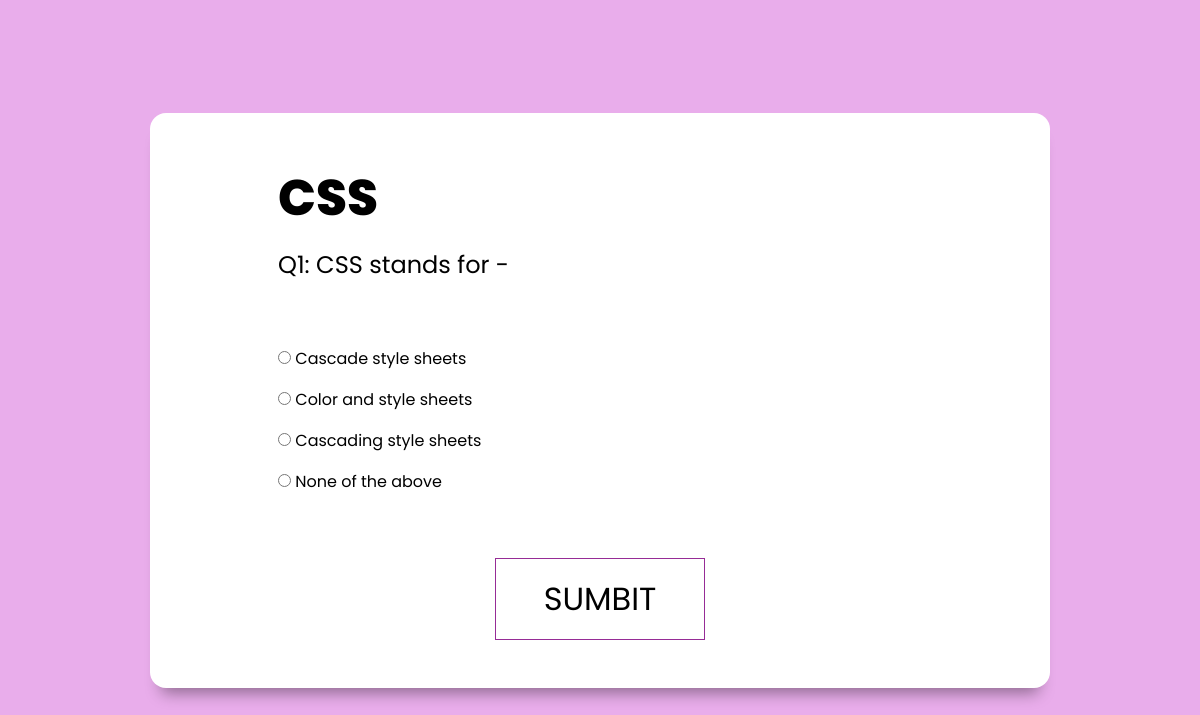
Page /maincss.php?n=1 on the committed database.
### tables this page shows
CREATE TABLE `cssquestions` (
  `qid` int(255) NOT NULL,
  `question` varchar(255) NOT NULL
);

CREATE TABLE `cssanswers` (
  `ans_id` int(255) NOT NULL,
  `answer` varchar(255) NOT NULL,
  `is_correct` int(255) NOT NULL,
  `ans_options` int(255) NOT NULL
);

### maincss.php (the view, shortened to what this page needs)
<?php
include 'mainconnection.php';
$number=$_GET['n'];
$ques_number="SELECT * FROM cssquestions WHERE qid=$number";
$result=mysqli_query($conquiz,$ques_number);
$question=mysqli_fetch_assoc($result);
$ans_options="SELECT * FROM cssanswers WHERE ans_options=$number";
$choices=mysqli_query($conquiz,$ans_options);
?>
<!DOCTYPE html>
<html lang="en">
<head>
    <link rel="stylesheet" href="css/styleque.css">
</head>
<body>
    <div class="main-div">
        <div class="inner-div">
            <form action="markscss.php" method="post" id="form">
            <header>
                <div class="title">CSS</div>
            </header>
            <h2 class="question">
                    <?php echo $question['question']?>
                </h2>
                <ul>
            <?php while($rows=mysqli_fetch_assoc($choices))
            {?>
                    <li>
                    <input type="radio" name="choice" value="<?php echo $rows['ans_id']?>"id="ans1" class="answer">
                    <label for="ans1" id="option1"> <?php echo $rows['answer']?></label>
                    </li>
                </ul>
            <?php }?>
        <input type="submit" id="sumbit" value="SUMBIT" name="sumbit">
        </form>
        </div>
    </div>
</body>
</html>

### css/styleque.css (style rules this page uses)
* { margin: 0; padding: 0; box-sizing: border-box; font-family: 'Josefin Sans', sans-serif; font-family: 'Poppins', sans-serif; }
.main-div { width: 100vw; height: 100vh; display: flex; align-items: center; justify-content: center; flex-direction: column; background-color: hsl(298, 61%, 80%); }
.inner-div { width: 900px; background-color: #fff; padding: 3rem 8rem; border-radius:1rem; box-shadow: 0 1rem 1rem -0.7rem rgba(0,0,0,0.4); }
.inner-div h2 { font-size: 1.5rem; font-weight: 400; margin: 1rem 0 4rem 0; }
.inner-div li { font-size: 1rem; margin-top: 1rem; list-style: none; }
#sumbit { padding: 1rem 3rem; font-size: 2rem; font-weight: 400; display: block; margin: auto; color: black; background-color: transparent; border: 1px solid #962c96; margin-top: 4rem; cursor: pointer; }
.title { font-size: 50px; font-weight: 800; }
.inner-div header { position: relative; display: flex; height: 70px; justify-content: space-between; }

### rows in the picture
cssquestions: question "Q1: CSS stands for -"
cssanswers: answer "Cascade style sheets"
cssanswers: answer "Color and style sheets"
cssanswers: answer "Cascading style sheets"
cssanswers: answer "None of the above"
